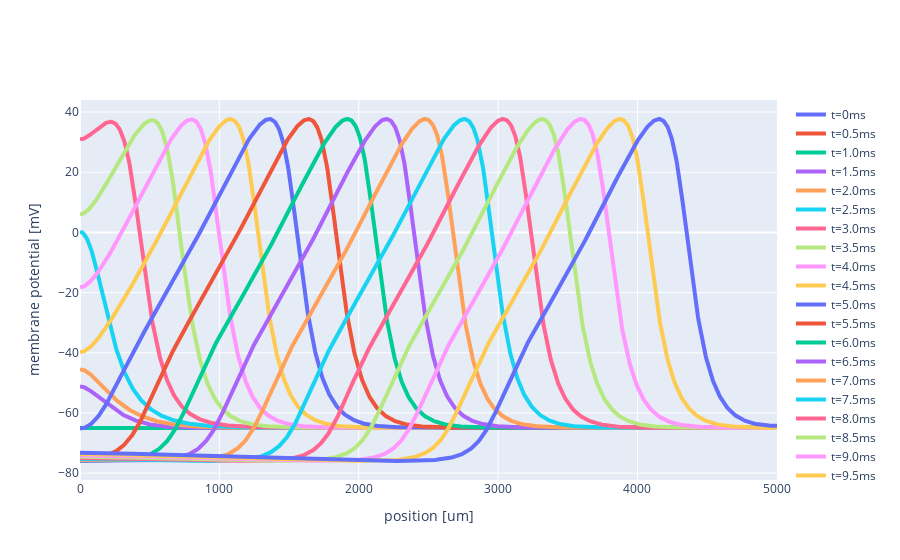

The notebook cell this image was saved under:
### Code cell
my_plot.show()

### Figure 1 — Plotly figure (JSON) as saved in the notebook; plotly's stock layout.template omitted (floating-point values rounded to 4 significant figures; data arrays with more than 128 entries replaced by an {"elided": "..."} marker saying what was removed)
{"data": [{"line": {"width": 4}, "mode": "lines", "name": "t=0ms", "type": "scatter", "x": {"elided": "1003 float values"}, "y": {"elided": "1003 int values"}}, {"line": {"width": 4}, "mode": "lines", "name": "t=0.5ms", "type": "scatter", "x": {"elided": "1003 float values"}, "y": {"elided": "1003 float values"}}, {"line": {"width": 4}, "mode": "lines", "name": "t=1.0ms", "type": "scatter", "x": {"elided": "1003 float values"}, "y": {"elided": "1003 float values"}}, {"line": {"width": 4}, "mode": "lines", "name": "t=1.5ms", "type": "scatter", "x": {"elided": "1003 float values"}, "y": {"elided": "1003 float values"}}, {"line": {"width": 4}, "mode": "lines", "name": "t=2.0ms", "type": "scatter", "x": {"elided": "1003 float values"}, "y": {"elided": "1003 float values"}}, {"line": {"width": 4}, "mode": "lines", "name": "t=2.5ms", "type": "scatter", "x": {"elided": "1003 float values"}, "y": {"elided": "1003 float values"}}, {"line": {"width": 4}, "mode": "lines", "name": "t=3.0ms", "type": "scatter", "x": {"elided": "1003 float values"}, "y": {"elided": "1003 float values"}}, {"line": {"width": 4}, "mode": "lines", "name": "t=3.5ms", "type": "scatter", "x": {"elided": "1003 float values"}, "y": {"elided": "1003 float values"}}, {"line": {"width": 4}, "mode": "lines", "name": "t=4.0ms", "type": "scatter", "x": {"elided": "1003 float values"}, "y": {"elided": "1003 float values"}}, {"line": {"width": 4}, "mode": "lines", "name": "t=4.5ms", "type": "scatter", "x": {"elided": "1003 float values"}, "y": {"elided": "1003 float values"}}, {"line": {"width": 4}, "mode": "lines", "name": "t=5.0ms", "type": "scatter", "x": {"elided": "1003 float values"}, "y": {"elided": "1003 float values"}}, {"line": {"width": 4}, "mode": "lines", "name": "t=5.5ms", "type": "scatter", "x": {"elided": "1003 float values"}, "y": {"elided": "1003 float values"}}, {"line": {"width": 4}, "mode": "lines", "name": "t=6.0ms", "type": "scatter", "x": {"elided": "1003 float values"}, "y": {"elided": "1003 float values"}}, {"line": {"width": 4}, "mode": "lines", "name": "t=6.5ms", "type": "scatter", "x": {"elided": "1003 float values"}, "y": {"elided": "1003 float values"}}, {"line": {"width": 4}, "mode": "lines", "name": "t=7.0ms", "type": "scatter", "x": {"elided": "1003 float values"}, "y": {"elided": "1003 float values"}}, {"line": {"width": 4}, "mode": "lines", "name": "t=7.5ms", "type": "scatter", "x": {"elided": "1003 float values"}, "y": {"elided": "1003 float values"}}, {"line": {"width": 4}, "mode": "lines", "name": "t=8.0ms", "type": "scatter", "x": {"elided": "1003 float values"}, "y": {"elided": "1003 float values"}}, {"line": {"width": 4}, "mode": "lines", "name": "t=8.5ms", "type": "scatter", "x": {"elided": "1003 float values"}, "y": {"elided": "1003 float values"}}, {"line": {"width": 4}, "mode": "lines", "name": "t=9.0ms", "type": "scatter", "x": {"elided": "1003 float values"}, "y": {"elided": "1003 float values"}}, {"line": {"width": 4}, "mode": "lines", "name": "t=9.5ms", "type": "scatter", "x": {"elided": "1003 float values"}, "y": {"elided": "1003 float values"}}, {"line": {"width": 4}, "mode": "lines", "name": "t=10.0ms", "type": "scatter", "x": {"elided": "1003 float values"}, "y": {"elided": "1003 float values"}}], "layout": {"xaxis": {"title": {"text": "position [um]"}}, "yaxis": {"title": {"text": "membrane potential [mV]"}}}}
